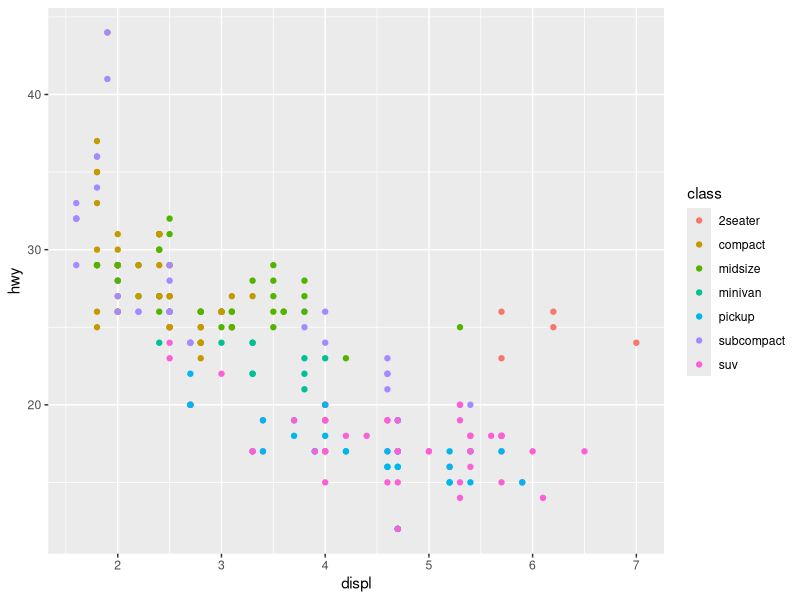
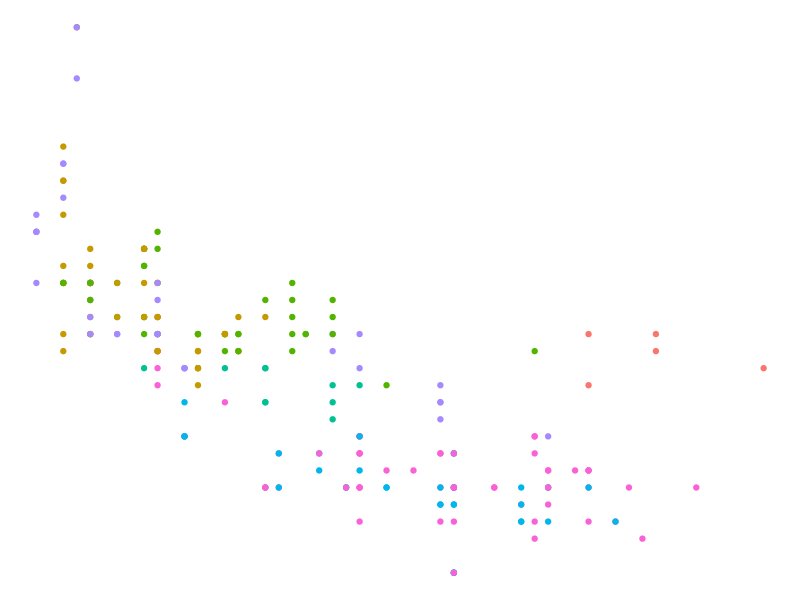
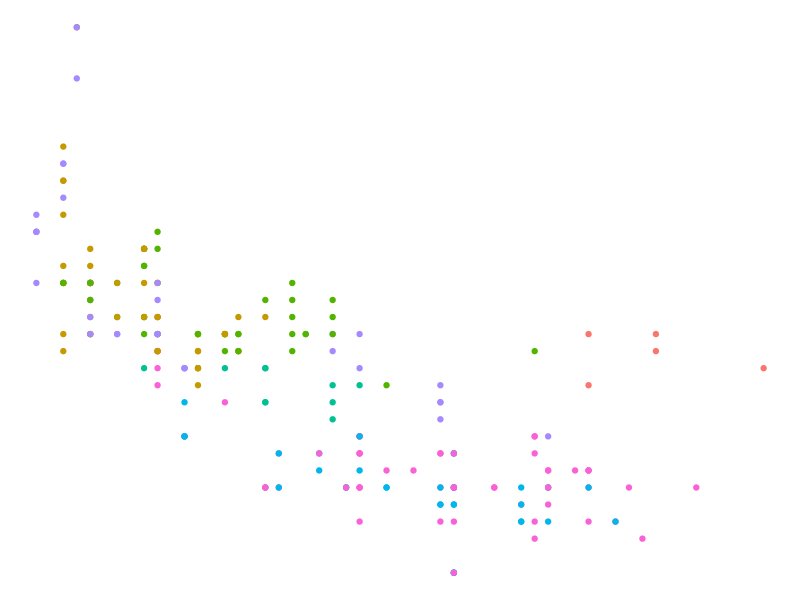
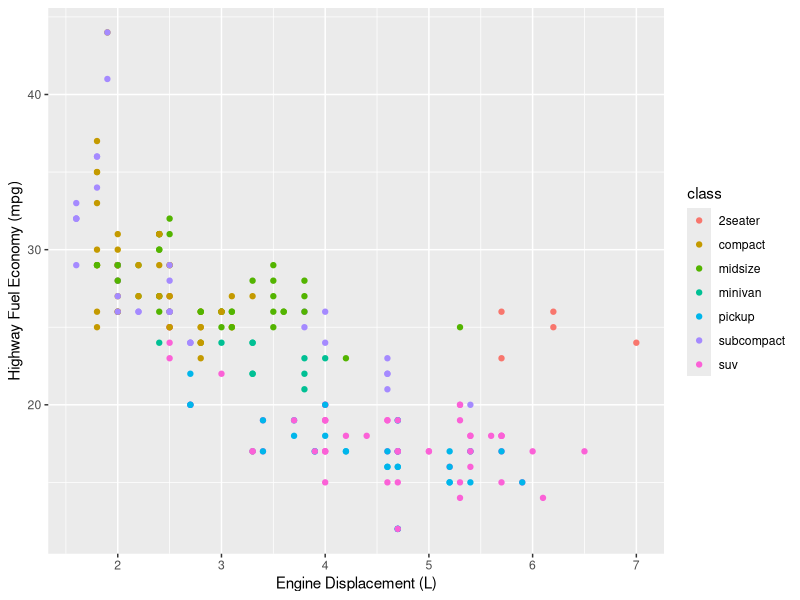
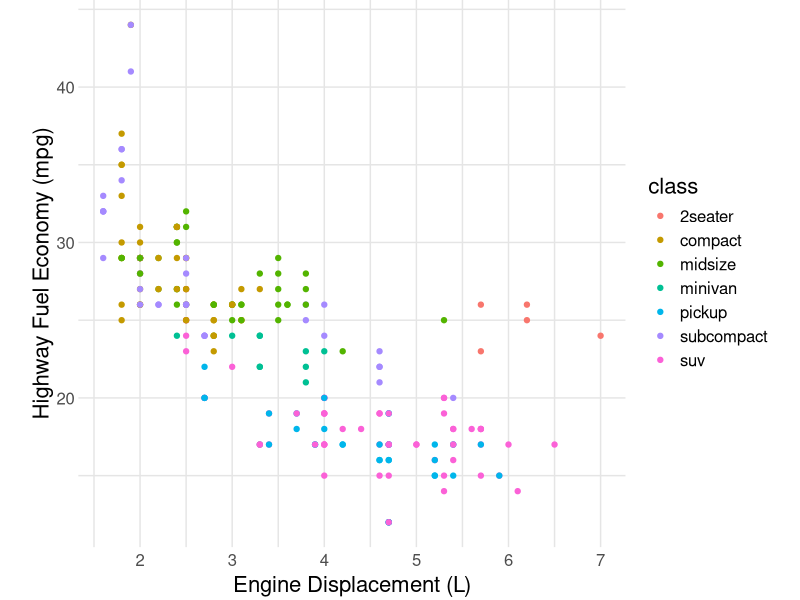
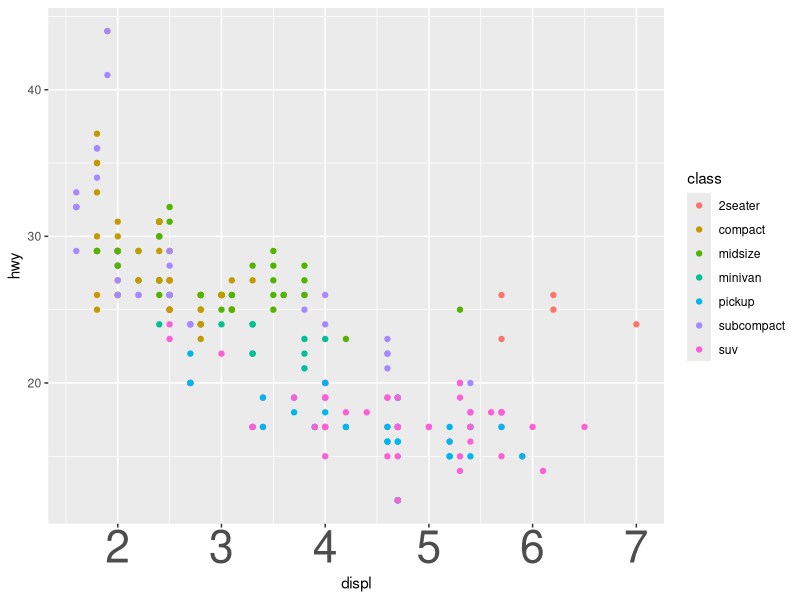
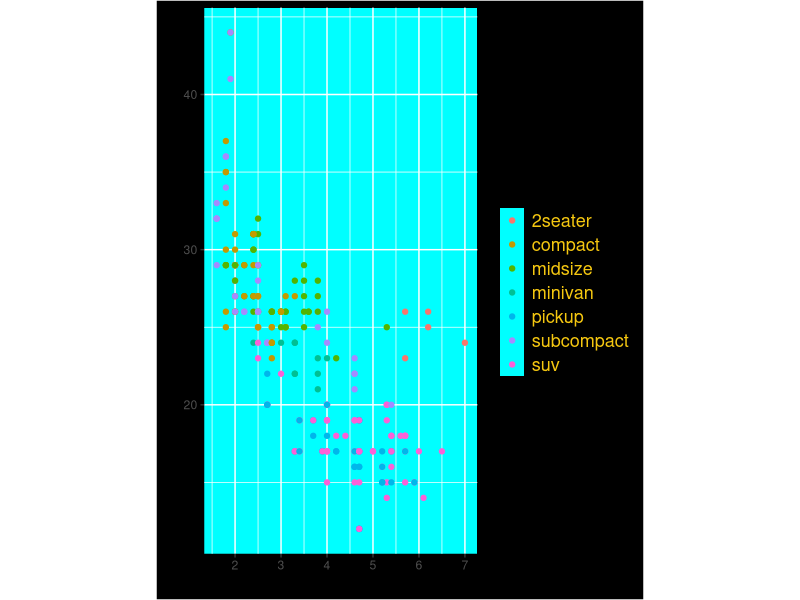
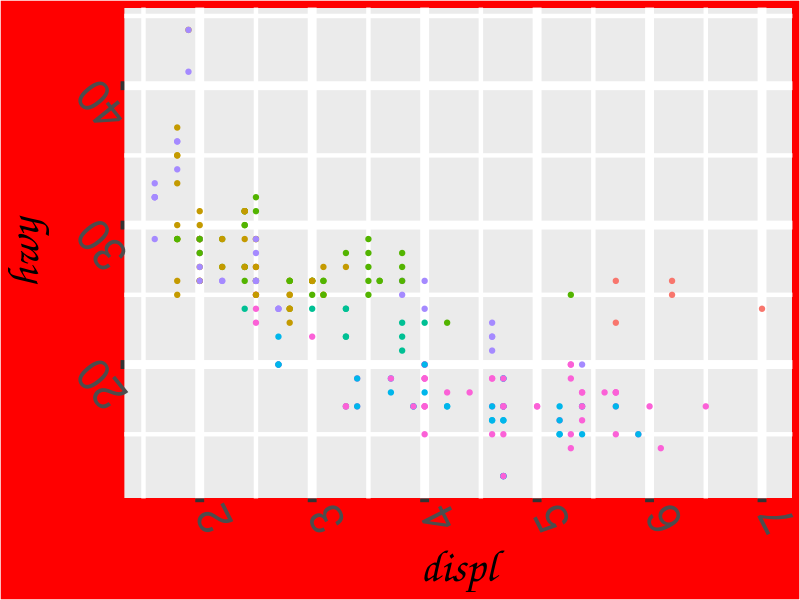

These charts were generated, in order, by the following R code:
## ---- chunk 1
library(tidyverse)
# knitr options
knitr::opts_chunk$set(echo = TRUE)
## ---- chunk 2
mpg %>%
  ggplot(aes(displ, hwy, color = class)) +
  geom_point()
## ---- chunk 3
mpg %>%
  ggplot(aes(displ, hwy, color = class)) +
  geom_point() +
  guides(color = "none") +
  theme_void()
## ---- chunk 4
mpg %>%
  ggplot(aes(displ, hwy, color = class)) +
  geom_point() +
  guides(color = "none") +
  theme_void()
## ---- chunk 5
## NOTE: No need to edit; feel free to re-use this code!
theme_common <- function() {
  theme_minimal() %+replace%
  theme(
    axis.text.x = element_text(size = 12),
    axis.text.y = element_text(size = 12),
    axis.title.x = element_text(margin = margin(4, 4, 4, 4), size = 16),
    axis.title.y = element_text(margin = margin(4, 4, 4, 4), size = 16, angle = 90),

    legend.title = element_text(size = 16),
    legend.text = element_text(size = 12),

    strip.text.x = element_text(size = 12),
    strip.text.y = element_text(size = 12),

    panel.grid.major = element_line(color = "grey90"),
    panel.grid.minor = element_line(color = "grey90"),

    aspect.ratio = 4 / 4,

    plot.margin = unit(c(t = +0, b = +0, r = +0, l = +0), "cm"),
    plot.title = element_text(size = 18),
    plot.title.position = "plot",
    plot.subtitle = element_text(size = 16),
    plot.caption = element_text(size = 12)
  )
}
## ---- chunk 6
mpg %>%
  ggplot(aes(displ, hwy, color = class)) +
  geom_point() +
  labs(
    x = "Engine Displacement (L)",
    y = "Highway Fuel Economy (mpg)"
  )
## ---- chunk 7
mpg %>%
  ggplot(aes(displ, hwy, color = class)) +
  geom_point() +
  theme_common() +
  labs(
    x = "Engine Displacement (L)",
    y = "Highway Fuel Economy (mpg)"
  )
## ---- chunk 8
mpg %>%
  ggplot(aes(displ, hwy, color = class)) +
  geom_point() +
  theme(
    axis.text.x = element_text(size = 32)
  )
## ---- chunk 9
mpg %>%
  ggplot(aes(displ, hwy, color = class)) +
  geom_point() +
  theme(
    aspect.ratio = 8 / 4,
    legend.text = element_text(color = c(255, 255, 0), size = 13),
    
    rect = element_rect(fill = c(1, 1, 0)),
    panel.background = element_rect(fill = 'cyan'),
  )
## ---- chunk 10
mpg %>%
  ggplot(aes(displ, hwy, color = class)) +
  geom_point() +
  guides(color = "none") +
  theme(
    line = element_line(size = 3, color = "purple"),
    rect = element_rect(fill = "red"),
    axis.text.x = element_text(size = 32, angle = 117),
    axis.text.y = element_text(size = 32, angle = 129),
    axis.title.x = element_text(size = 32, family = "Comic Sans MS"),
    axis.title.y = element_text(size = 32, family = "Comic Sans MS")
  )
